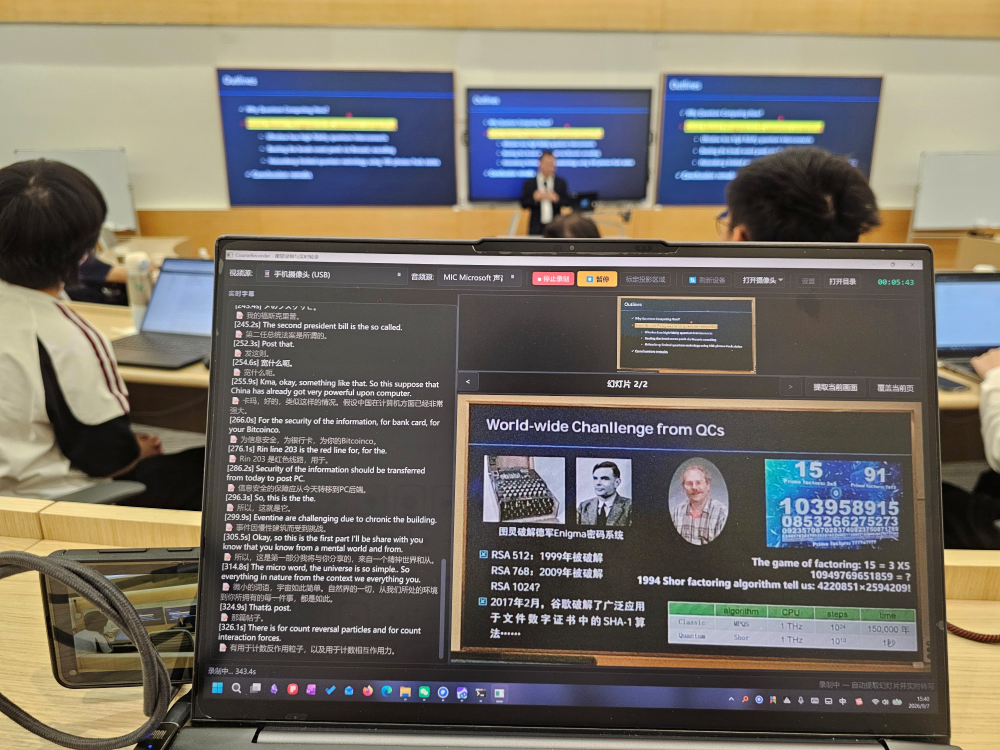
#> input picture assets/EffectPicture1.jpg, 4000 x 3000 px (shown at 1/4 size)
$ python -i slide_extractor.py   (imports and definitions only)   (older library calls are emulated)
#> lines starting #> are read from the running program, lines starting #| are printed output that depends on the picture
"""幻灯片变化检测与保存（Round-2：稳定态检测）。

Round-1 的做法是"当前帧与上一张差异超阈值即保存"，导致演讲者走动、
投影切换动画、相机抖动都会触发保存（实测 34 秒生成 17 张）。

Round-2 引入 :class:`SlideStateTracker`：

1. 检测到"显著变化"时不立即保存，只登记一个**候选**；
2. 候选必须连续稳定 ``slide_stable_sec`` 秒、且整体持续 ``slide_min_persist_sec``
   秒以上，才确认翻页并保存；
3. 在稳定期内若画面变回上一张，则丢弃候选（说明只是短暂遮挡/闪烁）。

"显著变化"由三个指标投票决定（phash / HSV 直方图 / 边缘结构相似度），
并额外要求**变化面积占比**足够大，用来过滤演讲者走动造成的局部遮挡。

Round-3 性能优化：
- 全部特征在缩略图上计算（WORK_W x WORK_H），避免在 1920x1080 上做 Laplacian / phash。
- 用 struct_signature 差异做快速预筛，无变化时直接跳过昂贵的 phash / 直方图。
"""

from __future__ import annotations

from dataclasses import dataclass
from pathlib import Path
from typing import Optional

import cv2
import imagehash
import numpy as np
from PIL import Image

# 工作分辨率：所有特征在此尺寸上计算（从 dewarp 输出缩放）
_WORK_W = 480
_WORK_H = 270
# 结构/边缘比较用的固定缩略尺寸：与输入分辨率无关，保证阈值稳定
_STRUCT_SIZE = (64, 36)   # (w, h) 网格级差异比较用的灰度缩略图
_EDGE_SIZE = (160, 90)    # (w, h) 边缘结构签名
_GRID_COLS = 4            # 局部遮挡判定的网格列数
_GRID_ROWS = 3            # 局部遮挡判定的网格行数
# 单格相对峰值差异的下限（避免几乎相同的两帧被噪声放大误判）
_CELL_REL_RATIO = 0.3
_CELL_ABS_FLOOR = 0.02    # 归一化灰度差（0~1）的绝对下限
# 峰值差异低于该值时直接认为没有变化
_CELL_PEAK_FLOOR = 0.02


@dataclass
class SlideFeatures:
    """一帧矫正画面的多指标特征。"""

    phash: "imagehash.ImageHash"
    hist: np.ndarray            # 归一化 HSV 直方图（float32, 1-D）
    edge: np.ndarray            # 边缘结构签名（float32, 1-D）
    struct: np.ndarray          # 归一化灰度缩略图（float32, HxW, 0~1）

    # [9 lines left out: function build, not called in this run]


class SlideStateTracker:
    """幻灯片"稳定态"状态机。

    状态：
        ``IDLE``      当前画面 == 已保存的参考帧（上一张幻灯片）
        ``CANDIDATE`` 检测到显著变化，等待稳定确认

    :meth:`update` 的返回值：
        ``"none"``    无变化，继续观察
        ``"pending"`` 候选未满足稳定/持续条件，继续等待
        ``"revert"``  候选期内画面变回上一张 —— 丢弃候选
        ``"confirm"`` 候选已稳定且持续足够久 —— 确认翻页
    """

    IDLE = "idle"
    CANDIDATE = "candidate"

    # [7 lines left out: function __init__, not called in this run]

    # ------------------------------------------------------------ 属性
    @property
    def state(self) -> str:
        return self._state

    @property
    def candidate_start_ts(self) -> float:
        return self._start_ts

    @property
    def candidate_age_sec(self) -> float:
        return 0.0 if self._state != self.CANDIDATE else self._last_ts - self._start_ts

    @property
    def candidate_stable_sec(self) -> float:
        return 0.0 if self._state != self.CANDIDATE else self._last_ts - self._stable_since

    # ------------------------------------------------------------ 状态推进
    # [54 lines left out: functions update, reset, not called in this run]


class SlideExtractor:
    """幻灯片提取器（稳定态检测版）。"""

    # [44 lines left out: functions __init__, _apply_thresholds, set_sensitivity, not called in this run]

    # ------------------------------------------------------------ 属性
    @property
    def stable_sec(self) -> float:
        return self.tracker.stable_sec

    @property
    def slide_count(self) -> int:
        return self._index

    # ------------------------------------------------------------ 主流程
    # [97 lines left out: functions process, force_save, reset, not called in this run]

    # ------------------------------------------------------------ 判定
    def _cooldown_ok(self, timestamp: float) -> bool:
        gap = max(self.cooldown_sec, self.min_persist_sec)
        return (timestamp - self._last_saved_ts) >= gap

    # [35 lines left out: functions _differs, _clear_candidate, _save, not called in this run]


# --------------------------------------------------------------------- 特征
def _phash(img: np.ndarray) -> "imagehash.ImageHash":
    pil = Image.fromarray(cv2.cvtColor(img, cv2.COLOR_BGR2RGB))
    return imagehash.phash(pil, hash_size=16)


# [5 lines left out: function _hist, not called in this run]


def _edge_signature(gray: np.ndarray) -> np.ndarray:
    """边缘结构签名：高斯模糊 -> Canny -> 再模糊，最后按均值归一。

    演讲者遮挡只会改变局部边缘，整页切换会让整张图的边缘结构完全不同，
    因此这个指标对遮挡远不如 phash / 直方图敏感。
    """
    small = cv2.resize(gray, _EDGE_SIZE, interpolation=cv2.INTER_AREA)
    small = cv2.GaussianBlur(small, (5, 5), 0)
    med = float(np.median(small))
    lo = int(max(0.0, 0.66 * med))
    hi = int(min(255.0, 1.33 * med))
    if hi <= lo:
        lo, hi = 50, 150
    edges = cv2.Canny(small, lo, hi)
    edges = cv2.GaussianBlur(edges.astype(np.float32), (5, 5), 0)
    mean = float(edges.mean())
    if mean > 1e-6:
        edges = edges / mean
    return edges.astype(np.float32)


# [45 lines left out: functions _struct_signature, _cosine_distance, _changed_area_ratio, not called in this run]

>>> import cv2
>>> picture = cv2.imread('../../assets/EffectPicture1.jpg', cv2.IMREAD_GRAYSCALE)
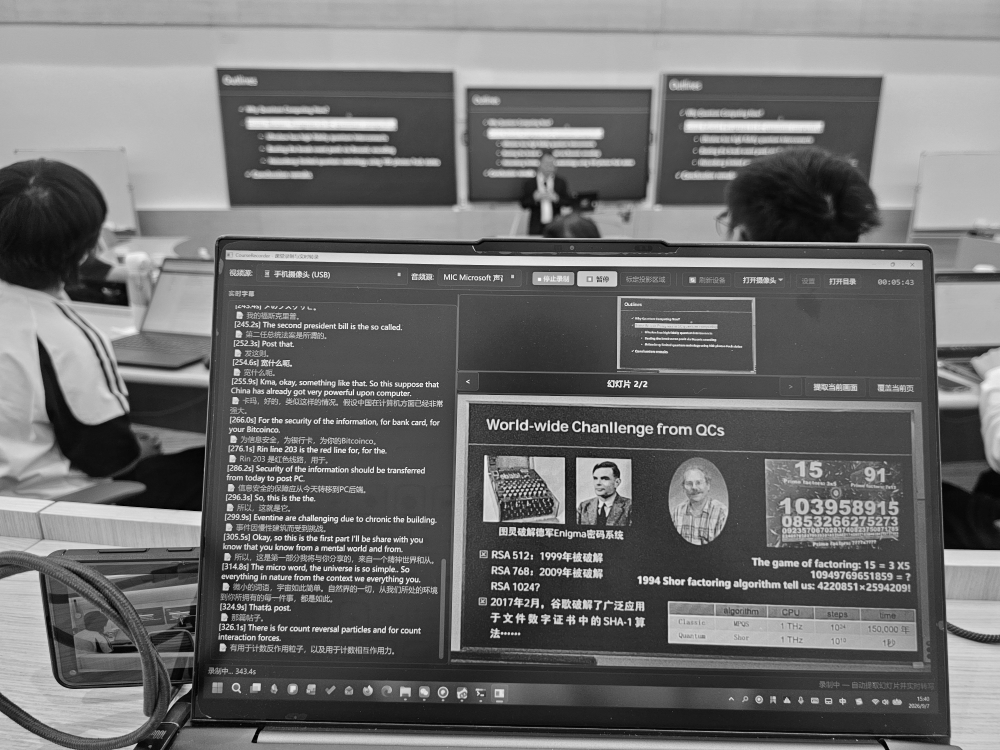
#> picture: shape (3000, 4000) (shown at 1/4 size); min 0, max 255, mean 111.4
>>> result = _edge_signature(picture)
#> in _edge_signature, `small = cv2.resize(gray, _EDGE_SIZE, interpolation=cv2.INTER_AREA)`:
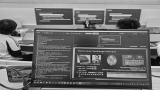
#> small: shape (90, 160); min 6, max 229, mean 111.4
#> in _edge_signature, `small = cv2.GaussianBlur(small, (5, 5), 0)`:
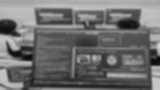
#> small: shape (90, 160); min 11, max 214, mean 111.3
#> in _edge_signature, `med = float(np.median(small))`: med = 100
#> in _edge_signature, `lo = int(max(0.0, 0.66 * med))`: lo = 66
#> in _edge_signature, `hi = int(min(255.0, 1.33 * med))`: hi = 133
#> in _edge_signature, `edges = cv2.Canny(small, lo, hi)`:
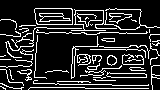
#> edges: shape (90, 160); 17.2% white in thin lines or dots
#> in _edge_signature, `edges = cv2.GaussianBlur(edges.astype(np.float32), (5, 5), 0)`:
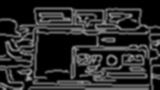
#> edges: shape (90, 160) float32; min 0, max 170.3, mean 44.4
#> in _edge_signature, `mean = float(edges.mean())`: mean = 44.4
#> in _edge_signature, `edges = edges / mean`:
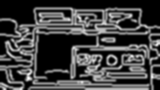
#> edges: shape (90, 160) float32; min 0, max 3.84, mean 1; drawn with min black and max white
